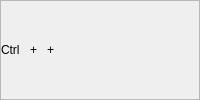
                  <widget class="QFrame" name="frame_17">
                   <property name="minimumSize">
                    <size>
                     <width>0</width>
                     <height>32</height>
                    </size>
                   </property>
                   <property name="frameShape">
                    <enum>QFrame::StyledPanel</enum>
                   </property>
                   <property name="frameShadow">
                    <enum>QFrame::Raised</enum>
                   </property>
                   <property name="type_frame_table" stdset="0">
                    <number>3</number>
                   </property>
                   <layout class="QHBoxLayout" name="horizontalLayout_27">
                    <property name="spacing">
                     <number>10</number>
                    </property>
                    <property name="leftMargin">
                     <number>0</number>
                    </property>
                    <property name="topMargin">
                     <number>0</number>
                    </property>
                    <property name="rightMargin">
                     <number>0</number>
                    </property>
                    <property name="bottomMargin">
                     <number>0</number>
                    </property>
                    <item>
                     <widget class="QLabel" name="label_38">
                      <property name="text">
                       <string>Ctrl</string>
                      </property>
                      <property name="type_label_table" stdset="0">
                       <number>4</number>
                      </property>
                     </widget>
                    </item>
                    <item>
                     <widget class="QLabel" name="label_39">
                      <property name="minimumSize">
                       <size>
                        <width>0</width>
                        <height>0</height>
                       </size>
                      </property>
                      <property name="text">
                       <string>+</string>
                      </property>
                      <property name="type_label_table" stdset="0">
                       <number>5</number>
                      </property>
                     </widget>
                    </item>
                    <item>
                     <widget class="QLabel" name="label_40">
                      <property name="text">
                       <string>+</string>
                      </property>
                      <property name="type_label_table" stdset="0">
                       <number>4</number>
                      </property>
                     </widget>
                    </item>
                    <item>
                     <spacer name="horizontalSpacer_13">
                      <property name="orientation">
                       <enum>Qt::Horizontal</enum>
                      </property>
                      <property name="sizeHint" stdset="0">
                       <size>
                        <width>40</width>
                        <height>20</height>
                       </size>
                      </property>
                     </spacer>
                    </item>
                   </layout>
                  </widget>
